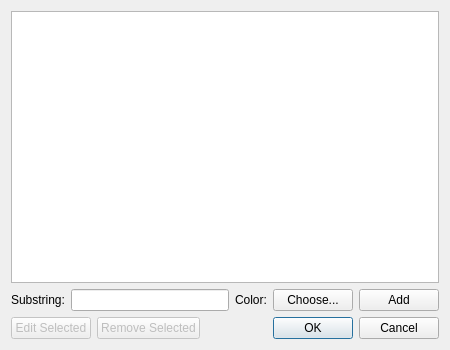
<?xml version="1.0" encoding="UTF-8"?>
<ui version="4.0">
 <class>HighlightDialog</class>
 <widget class="QDialog" name="HighlightDialog">
  <property name="geometry">
   <rect>
    <x>0</x>
    <y>0</y>
    <width>450</width>
    <height>350</height>
   </rect>
  </property>
  <property name="windowTitle">
   <string>Custom Highlighting Rules</string>
  </property>
  <layout class="QVBoxLayout" name="verticalLayout">
   <item>
    <widget class="QListWidget" name="listWidgetRules">
     <property name="alternatingRowColors">
      <bool>true</bool>
     </property>
    </widget>
   </item>
   <item>
    <layout class="QHBoxLayout" name="horizontalLayoutInput">
     <item>
      <widget class="QLabel" name="labelSubstring">
       <property name="text">
        <string>Substring:</string>
       </property>
      </widget>
     </item>
     <item>
      <widget class="QLineEdit" name="lineEditSubstring"/>
     </item>
     <item>
      <widget class="QLabel" name="labelColor">
       <property name="text">
        <string>Color:</string>
       </property>
      </widget>
     </item>
     <item>
      <widget class="QPushButton" name="buttonChooseColor">
       <property name="text">
        <string>Choose...</string>
       </property>
      </widget>
     </item>
     <item>
      <widget class="QPushButton" name="buttonAddRule">
       <property name="text">
        <string>Add</string>
       </property>
      </widget>
     </item>
    </layout>
   </item>
   <item>
    <layout class="QHBoxLayout" name="horizontalLayoutButtons">
     <item>
      <widget class="QPushButton" name="buttonEditRule">
       <property name="text">
        <string>Edit Selected</string>
       </property>
       <property name="enabled">
        <bool>false</bool>
       </property>
      </widget>
     </item>
     <item>
      <widget class="QPushButton" name="buttonRemoveRule">
       <property name="text">
        <string>Remove Selected</string>
       </property>
       <property name="enabled">
        <bool>false</bool>
       </property>
      </widget>
     </item>
     <item>
      <spacer name="horizontalSpacer">
       <property name="orientation">
        <enum>Qt::Horizontal</enum>
       </property>
       <property name="sizeHint" stdset="0">
        <size>
         <width>40</width>
         <height>20</height>
        </size>
       </property>
      </spacer>
     </item>
     <item>
      <widget class="QDialogButtonBox" name="buttonBox">
       <property name="orientation">
        <enum>Qt::Horizontal</enum>
       </property>
       <property name="standardButtons">
        <set>QDialogButtonBox::Cancel|QDialogButtonBox::Ok</set>
       </property>
      </widget>
     </item>
    </layout>
   </item>
  </layout>
 </widget>
 <resources/>
 <connections>
  <connection>
   <sender>buttonBox</sender>
   <signal>accepted()</signal>
   <receiver>HighlightDialog</receiver>
   <slot>accept()</slot>
   <hints>
    <hint type="sourcelabel">
     <x>248</x>
     <y>254</y>
    </hint>
    <hint type="destinationlabel">
     <x>157</x>
     <y>274</y>
    </hint>
   </hints>
  </connection>
  <connection>
   <sender>buttonBox</sender>
   <signal>rejected()</signal>
   <receiver>HighlightDialog</receiver>
   <slot>reject()</slot>
   <hints>
    <hint type="sourcelabel">
     <x>316</x>
     <y>260</y>
    </hint>
    <hint type="destinationlabel">
     <x>286</x>
     <y>274</y>
    </hint>
   </hints>
  </connection>
 </connections>
</ui>
